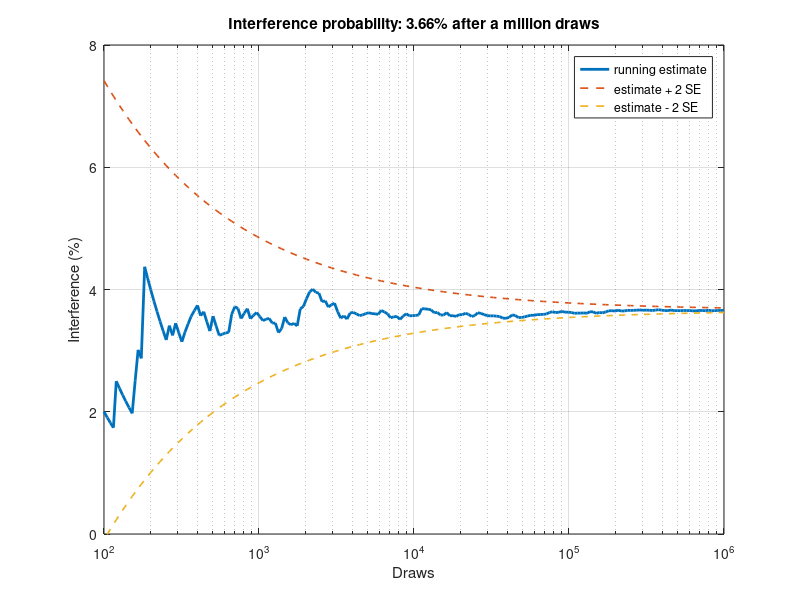

Source code (MATLAB):
% Monte Carlo tolerance stack-up: the estimate of the interference probability against the
% number of draws, inside a two-standard-error band that narrows as 1/sqrt(n)
rng(1);
N = 1e6;
shaft = 25.000 + 0.010*randn(N, 1);        % mm
bore = 25.030 + 0.012*randn(N, 1);         % mm
growth = 0.002 + 0.0006*randn(N, 1);       % thermal growth of the shaft, mm
clearance = bore - shaft - growth;

p = mean(clearance < 0);
n = (1:N)';
running = cumsum(clearance < 0) ./ n;
k = unique(round(logspace(2, 6, 200)))';
band = 2*sqrt(p*(1 - p) ./ k);

semilogx(k, 100*running(k), 'LineWidth', 2);
hold on;
semilogx(k, 100*(p + band), '--', 'LineWidth', 1.2);
semilogx(k, 100*(p - band), '--', 'LineWidth', 1.2);
hold off;
legend('running estimate', 'estimate + 2 SE', 'estimate - 2 SE');
title(sprintf('Interference probability: %.2f%% after a million draws', 100*p));
xlabel('Draws');
ylabel('Interference (%)');
ylim([0 8]);
grid on;
